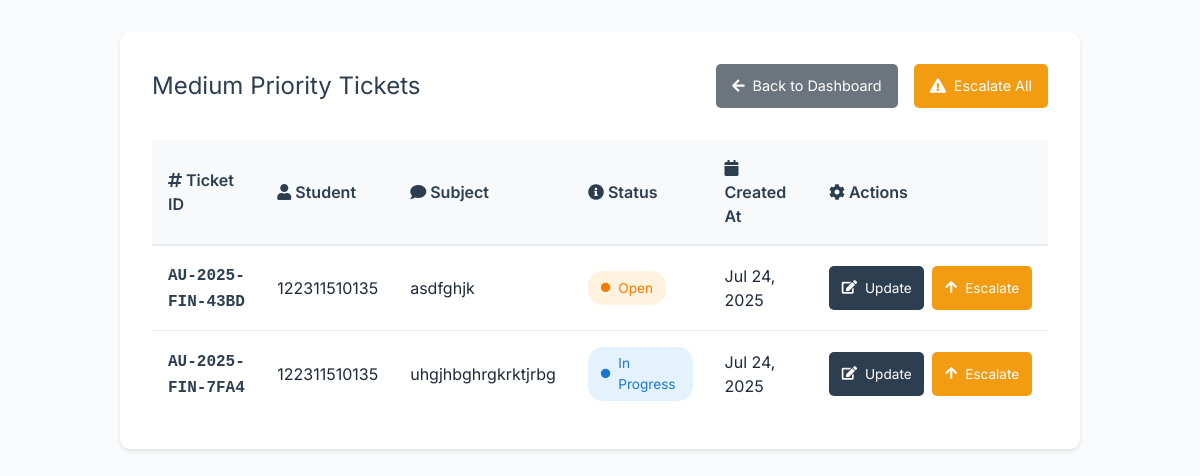
/department/view-tickets/medium/ (signed in), run on the app's committed database.
### Student/models.py (models this page shows, shortened)
class Ticket(models.Model):
    ticket_id = models.CharField(max_length=20, unique=True, editable=False)
    student = models.ForeignKey(User, on_delete=models.CASCADE, related_name='student_tickets')
    department = models.ForeignKey(Department, on_delete=models.CASCADE)
    subject = models.CharField(max_length=200)
    description = models.TextField()
    priority = models.CharField(max_length=10, choices=PRIORITY_CHOICES, default='medium')
    status = models.CharField(max_length=20, choices=STATUS_CHOICES, default='open')
    created_at = models.DateTimeField(auto_now_add=True)
    updated_at = models.DateTimeField(auto_now=True)
    resolved_at = models.DateTimeField(null=True, blank=True)
    first_response_at = models.DateTimeField(null=True, blank=True)
    sla_breach = models.BooleanField(default=False)
    escalated_at = models.DateTimeField(null=True, blank=True)
    escalated_by = models.ForeignKey(User, on_delete=models.SET_NULL, null=True, blank=True, related_name='escalated_tickets')
    escalation_reason = models.TextField(null=True, blank=True)
    original_department = models.ForeignKey(Department, on_delete=models.SET_NULL, null=True, related_name='original_tickets')
    attachment = models.FileField(
        upload_to='ticket_attachments/',
        null=True,
        blank=True,
        validators=[
            FileExtensionValidator(
                allowed_extensions=['pdf', 'doc', 'docx', 'txt', 'jpg', 'jpeg', 'png']
            ),
            validate_file_size
        ]
    )
    class Meta:
        ordering = ['-created_at']

### dept_admin/views.py (the view)
# urls.py: path('tickets/', views.view_tickets, name='view_tickets'),
@login_required
@user_passes_test(is_dept_admin)
def view_tickets(request, priority):
    department = request.user.profile.department
    tickets = Ticket.objects.filter(
        department=department,
        priority=priority,
        status__in=['open', 'in_progress', 'on_hold']
    ).order_by('-created_at')
    context = {
        'tickets': tickets,
        'priority': priority,
    }
    return render(request, 'dept_admin/ticket_list.html', context)

### dept_admin/views.py (called while the page is built)
def is_dept_admin(user):
    return user.is_authenticated and hasattr(user, 'profile') and user.profile.is_admin

### templates/dept_admin/ticket_list.html (shortened to what this page needs)
{% extends 'base.html' %}
{% load static %}
{% block content %}
<div class="container">
    <div class="tickets-view">
        <div class="header">
            <h2>{{ priority|title }} Priority Tickets</h2>
            <div class="actions">
                <a href="{% url 'dept_admin:dashboard' %}" class="btn btn-secondary">
                    <i class="fas fa-arrow-left"></i> Back to Dashboard
                </a>
                <a href="{% url 'dept_admin:escalate_priority' priority=priority %}" class="btn btn-warning">
                    <i class="fas fa-exclamation-triangle"></i> Escalate All
                </a>
            </div>
        </div>
        <div class="tickets-table">
            <table class="table">
                <thead>
                    <tr>
                        <th><i class="fas fa-hashtag"></i> Ticket ID</th>
                        <th><i class="fas fa-user"></i> Student</th>
                        <th><i class="fas fa-comment"></i> Subject</th>
                        <th><i class="fas fa-info-circle"></i> Status</th>
                        <th><i class="fas fa-calendar"></i> Created At</th>
                        <th><i class="fas fa-cog"></i> Actions</th>
                    </tr>
                </thead>
                <tbody>
                    {% for ticket in tickets %}
                    <tr>
                        <td><span class="ticket-id">{{ ticket.ticket_id }}</span></td>
                        <td>{{ ticket.student.username }}</td>
                        <td>{{ ticket.subject|truncatechars:100 }}</td>
                        <td>
                            <span class="status-badge status-{{ ticket.status|lower }}">
                                <i class="fas fa-circle"></i> {{ ticket.get_status_display }}
                            </span>
                        </td>
                        <td>{{ ticket.created_at|date:"M d, Y" }}</td>
                        <td>
                            <div class="action-buttons">
                                <a href="{% url 'dept_admin:update_complaint' ticket.id %}" class="btn btn-sm btn-primary">
                                    <i class="fas fa-edit"></i> Update
                                </a>
                                <a href="{% url 'dept_admin:escalate_ticket' ticket.id %}" class="btn btn-sm btn-warning">
                                    <i class="fas fa-arrow-up"></i> Escalate
                                </a>
                            </div>
                        </td>
                    </tr>
                    {% empty %}
                    <tr>
                        <td colspan="6" class="text-center">No {{ priority }} priority tickets found</td>
                    </tr>
                    {% endfor %}
                </tbody>
            </table>
        </div>
    </div>
</div>
{% endblock %}

### templates/base.html (style rules this page uses)
:root { --primary: #1e40af; --primary-light: #3b82f6; --secondary: #059669; --secondary-light: #10b981; --danger: #dc2626; --warning: #f59e0b; --success: #16a34a; --info: #0891b2; --gray-50: #f8fafc; --gray-100: #f1f5f9; --gray-200: #e2e8f0; --gray-300: #cbd5e1; --gray-400: #94a3b8; --gray-500: #64748b; --gray-600: #475569; --gray-700: #334155; --gray-800: #1e293b; --gray-900: #0f172a; }
* { margin: 0; padding: 0; box-sizing: border-box; -webkit-tap-highlight-color: transparent; }
html { font-size: 16px; scroll-behavior: smooth; }
body { font-family: 'Inter', system-ui, -apple-system, sans-serif; line-height: 1.5; color: var(--gray-800); background-color: var(--gray-50); overflow-x: hidden; -webkit-font-smoothing: antialiased; -moz-osx-font-smoothing: grayscale; }
button, input, select, a { touch-action: manipulation; }
button, .btn { min-height: 44px; padding: 0.75rem 1rem; }
.container { width: 100%; padding-right: 1rem; padding-left: 1rem; margin-right: auto; margin-left: auto; }
@media (min-width: 640px) { .container { max-width: 640px; padding-right: 1.5rem; padding-left: 1.5rem; } }
@media (min-width: 768px) { .container { max-width: 768px; } }
@media (min-width: 1024px) { .container { max-width: 1024px; padding-right: 2rem; padding-left: 2rem; } }

### templates/dept_admin/ticket_list.html (style rules this page uses)
.container { padding: 2rem; }
.tickets-view { background: white; border-radius: 10px; box-shadow: 0 2px 4px rgba(0,0,0,0.1); padding: 2rem; }
.header { display: flex; justify-content: space-between; align-items: center; margin-bottom: 2rem; }
.header h2 { margin: 0; color: #2c3e50; font-size: 1.5rem; }
.actions { display: flex; gap: 1rem; }
.btn { padding: 0.6rem 1rem; border-radius: 5px; font-size: 0.9rem; text-decoration: none; display: inline-flex; align-items: center; gap: 0.5rem; cursor: pointer; border: none; transition: all 0.3s; }
.btn-primary { background: #2c3e50; color: white; }
.btn-secondary { background: #6c757d; color: white; }
.btn-warning { background: #f39c12; color: white; }
.btn-sm { padding: 0.4rem 0.8rem; font-size: 0.85rem; }
.tickets-table { overflow-x: auto; }
.table { width: 100%; border-collapse: separate; border-spacing: 0; }
.table th { background: #f8f9fa; padding: 1rem; font-weight: 600; color: #2c3e50; text-align: left; border-bottom: 2px solid #e9ecef; }
.table td { padding: 1rem; border-bottom: 1px solid #e9ecef; }
.table tr:last-child td { border-bottom: none; }
.ticket-id { font-family: monospace; font-weight: 600; color: #2c3e50; }
.status-badge { padding: 0.4rem 0.8rem; border-radius: 15px; font-size: 0.85rem; display: inline-flex; align-items: center; gap: 0.5rem; }
.status-badge i { font-size: 0.6rem; }
.status-open { background: #fff3e0; color: #f57c00; }
.status-in_progress { background: #e3f2fd; color: #1976d2; }
.action-buttons { display: flex; gap: 0.5rem; }

### data on the page
Ticket: ticket_id "AU-2025-FIN-43BD", student.username "122311510135", subject "asdfghjk", status "Open", created_at "Jul 24, 2025"
Ticket: ticket_id "AU-2025-FIN-7FA4", student.username "122311510135", subject "uhgjhbghrgkrktjrbg", status "In Progress", created_at "Jul 24, 2025"

### other printed values
{{ priority|title }} "Medium"
